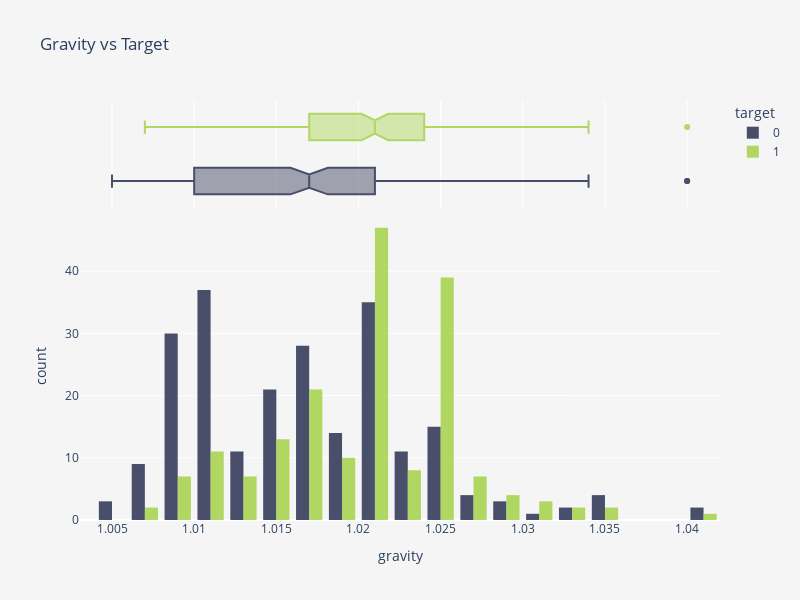

The notebook cell saved with this chart:
### Markdown cell above
<p style="font-size:20px; font-family:JetBrains Mono; color:#3E3F4C; border-bottom: 3px solid #9ACD32">Notes 📜</p>
<blockquote style="margin-right:auto; margin-left:auto; background-color:#fffaf6; padding: 15px; border-radius: 10px 10px">
    <ul style="font-size:16px; font-family:JetBrains Mono; color:#3E3F4C; margin-right: 10px; margin-top: 2px; margin-bottom: 2px">
        <li>Fair enough.</li>
    </ul>
</blockquote>

### Code cell
fig = px.histogram(
    train,
    x="gravity",
    color="target",
    color_discrete_sequence=["#0f173b", "#9acd32"],
    marginal="box",
    barmode="group",
    hover_data=train.columns,
    height=600,
    width=800,
    title="Gravity vs Target",
)
fig.update_layout(
    plot_bgcolor=BACKGROUND_COLOR,
    paper_bgcolor=BACKGROUND_COLOR,
    bargap=0.2,
)
fig.update_traces(opacity=0.75)
fig.show()

### Figure 1 — Plotly figure (JSON) as saved in the notebook; plotly's stock layout.template omitted (floating-point values rounded to 4 significant figures; data arrays with more than 128 entries replaced by an {"elided": "..."} marker saying what was removed)
{"data": [{"alignmentgroup": "True", "bingroup": "x", "hovertemplate": "target=0<br>gravity=%{x}<br>count=%{y}<extra></extra>", "legendgroup": "0", "marker": {"color": "#0f173b", "pattern": {"shape": ""}}, "name": "0", "offsetgroup": "0", "opacity": 0.75, "orientation": "v", "showlegend": true, "type": "histogram", "x": {"elided": "230 float values"}, "xaxis": "x", "yaxis": "y"}, {"alignmentgroup": "True", "customdata": {"elided": "230x6 float values"}, "hovertemplate": "target=%{customdata[5]}<br>gravity=%{x}<br>ph=%{customdata[0]}<br>osmo=%{customdata[1]}<br>cond=%{customdata[2]}<br>urea=%{customdata[3]}<br>calc=%{customdata[4]}<extra></extra>", "legendgroup": "0", "marker": {"color": "#0f173b"}, "name": "0", "notched": true, "offsetgroup": "0", "opacity": 0.75, "showlegend": false, "type": "box", "x": {"elided": "230 float values"}, "xaxis": "x2", "yaxis": "y2"}, {"alignmentgroup": "True", "bingroup": "x", "hovertemplate": "target=1<br>gravity=%{x}<br>count=%{y}<extra></extra>", "legendgroup": "1", "marker": {"color": "#9acd32", "pattern": {"shape": ""}}, "name": "1", "offsetgroup": "1", "opacity": 0.75, "orientation": "v", "showlegend": true, "type": "histogram", "x": {"elided": "184 float values"}, "xaxis": "x", "yaxis": "y"}, {"alignmentgroup": "True", "customdata": {"elided": "184x6 float values"}, "hovertemplate": "target=%{customdata[5]}<br>gravity=%{x}<br>ph=%{customdata[0]}<br>osmo=%{customdata[1]}<br>cond=%{customdata[2]}<br>urea=%{customdata[3]}<br>calc=%{customdata[4]}<extra></extra>", "legendgroup": "1", "marker": {"color": "#9acd32"}, "name": "1", "notched": true, "offsetgroup": "1", "opacity": 0.75, "showlegend": false, "type": "box", "x": {"elided": "184 float values"}, "xaxis": "x2", "yaxis": "y2"}], "layout": {"bargap": 0.2, "barmode": "group", "height": 600, "legend": {"title": {"text": "target"}, "tracegroupgap": 0}, "paper_bgcolor": "#F6F5F5", "plot_bgcolor": "#F6F5F5", "title": {"text": "Gravity vs Target"}, "width": 800, "xaxis": {"anchor": "y", "domain": [0, 1], "title": {"text": "gravity"}}, "xaxis2": {"anchor": "y2", "domain": [0, 1], "matches": "x", "showgrid": true, "showticklabels": false}, "yaxis": {"anchor": "x", "domain": [0, 0.7326], "title": {"text": "count"}}, "yaxis2": {"anchor": "x2", "domain": [0.7426, 1], "matches": "y2", "showgrid": false, "showline": false, "showticklabels": false, "ticks": ""}}}
